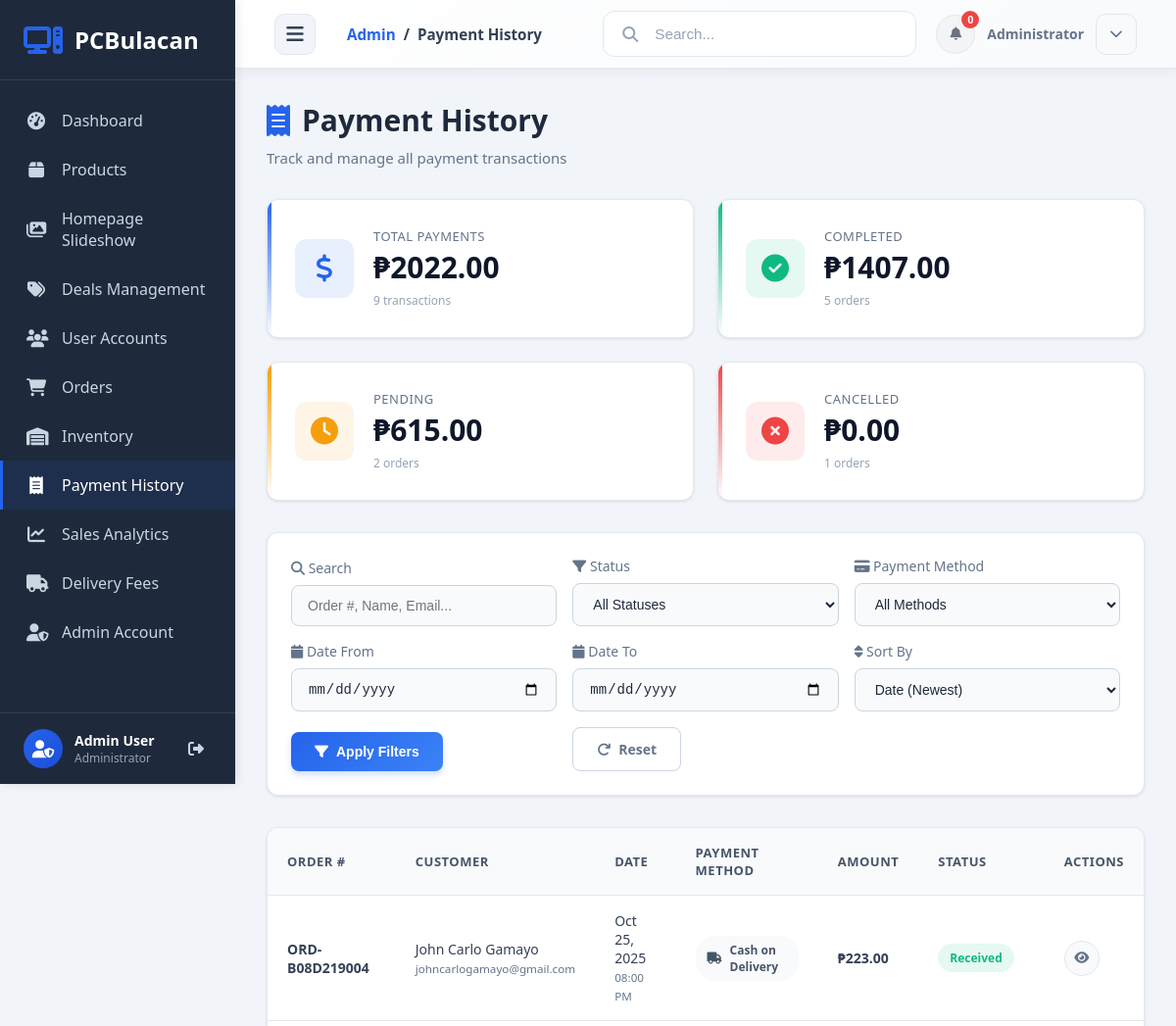
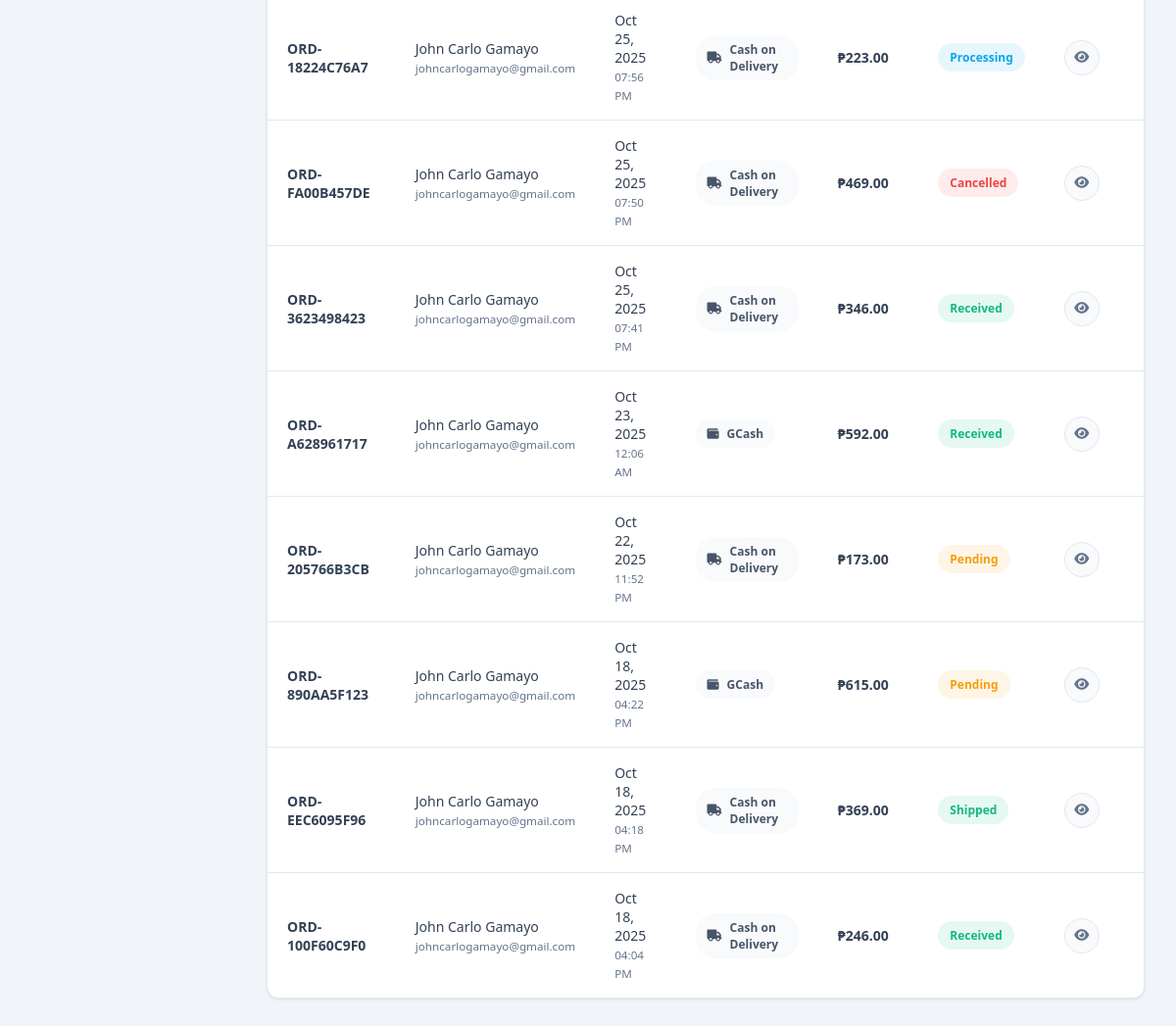
Before: /dashboard/payment-history/ (signed in) with the older database file (2 pictures, top to bottom).
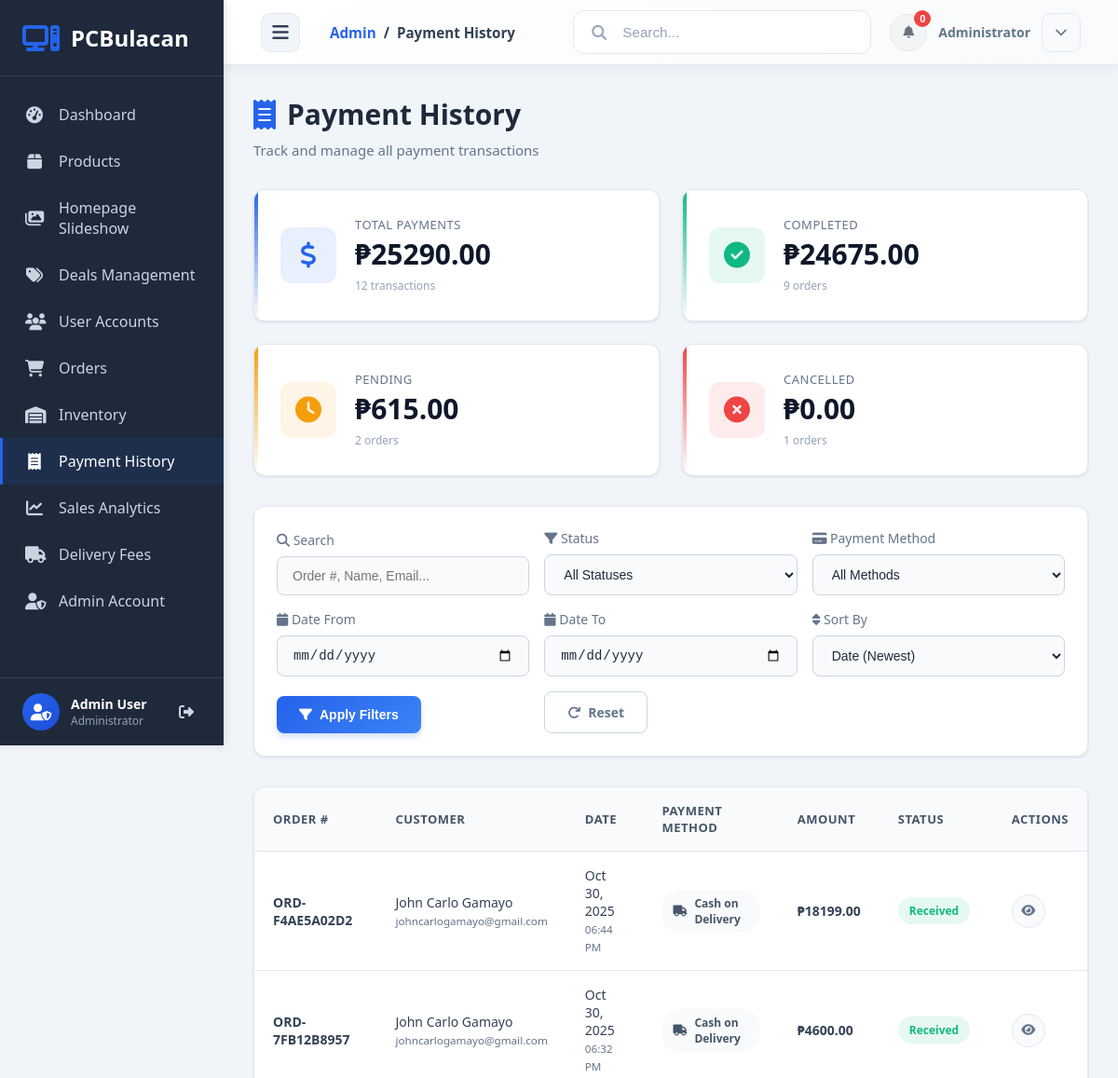
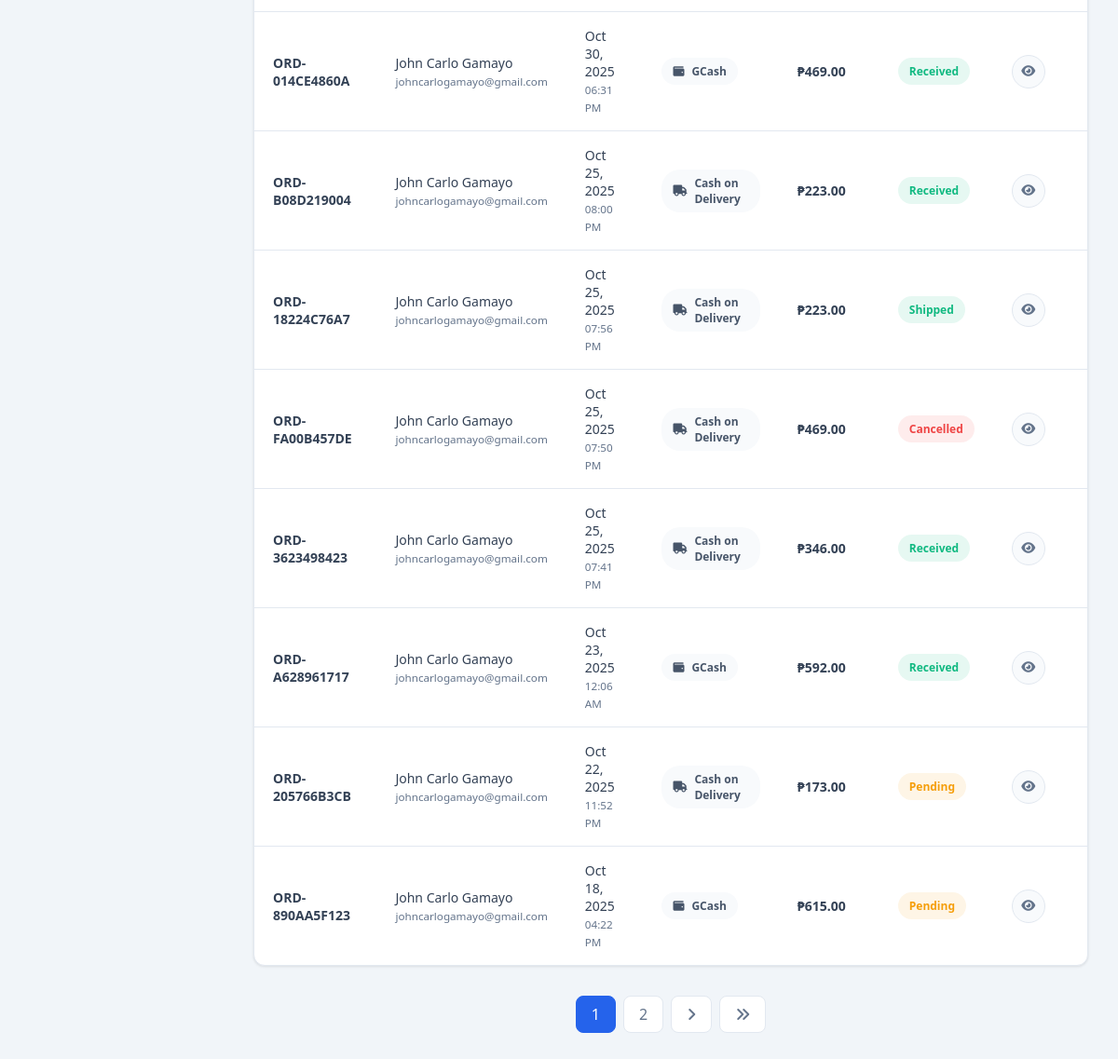
After: the same page with the newer database file (2 pictures, top to bottom).
### orders/models.py (models this page shows, shortened)
class Order(models.Model):
    STATUS_CHOICES = [
        ('pending', 'Pending'),
        ('processing', 'Processing'),
        ('shipped', 'Shipped'),
        ('delivered', 'Delivered'),
        ('received', 'Received'),
        ('cancelled', 'Cancelled'),
    ]
    PAYMENT_CHOICES = [
        ('cod', 'Cash on Delivery'),
        ('gcash', 'GCash'),
        ('paymaya', 'PayMaya'),
    ]
    user = models.ForeignKey(settings.AUTH_USER_MODEL, on_delete=models.CASCADE, related_name='orders')
    order_number = models.CharField(max_length=20, unique=True)
    shipping_address = models.ForeignKey('accounts.UserAddress', on_delete=models.SET_NULL, null=True, blank=True, related_name='orders')
    full_name = models.CharField(max_length=200)
    email = models.EmailField()
    phone = models.CharField(max_length=20)
    address = models.TextField()
    city = models.CharField(max_length=100)
    state = models.CharField(max_length=100)
    zip_code = models.CharField(max_length=10)
    status = models.CharField(max_length=20, choices=STATUS_CHOICES, default='pending')
    payment_method = models.CharField(max_length=20, choices=PAYMENT_CHOICES, default='cod')
    payment_screenshot = models.ImageField(upload_to='payment_screenshots/', null=True, blank=True)
    subtotal = models.DecimalField(max_digits=10, decimal_places=2)
    shipping_cost = models.DecimalField(max_digits=10, decimal_places=2, default=0.00)
    total = models.DecimalField(max_digits=10, decimal_places=2)
    notes = models.TextField(blank=True)
    created_at = models.DateTimeField(auto_now_add=True)
    updated_at = models.DateTimeField(auto_now=True)
    class Meta:
        verbose_name = 'Order'
        verbose_name_plural = 'Orders'
        ordering = ['-created_at']

### dashboard/views.py (the view, shortened to what this page needs)
# urls.py: path('payment-history/', views.payment_history, name='payment_history'),
@staff_member_required
def payment_history(request):
    from django.db.models import Q, Sum, Count
    from django.core.paginator import Paginator
    status_filter = request.GET.get('status', '')
    payment_method = request.GET.get('payment_method', '')
    date_from = request.GET.get('date_from', '')
    date_to = request.GET.get('date_to', '')
    search = request.GET.get('search', '')
    sort = request.GET.get('sort', 'date_desc')
    orders = Order.objects.select_related('user').all()
    if status_filter:
        orders = orders.filter(status=status_filter)
    if payment_method:
        orders = orders.filter(payment_method=payment_method)
    if date_from:
        from datetime import datetime
        date_from_obj = datetime.strptime(date_from, '%Y-%m-%d').date()
        orders = orders.filter(created_at__date__gte=date_from_obj)
    if date_to:
        from datetime import datetime
        date_to_obj = datetime.strptime(date_to, '%Y-%m-%d').date()
        orders = orders.filter(created_at__date__lte=date_to_obj)
    if sort == 'date_asc':
        orders = orders.order_by('created_at')
    elif sort == 'amount_desc':
        orders = orders.order_by('-total')
    elif sort == 'amount_asc':
        orders = orders.order_by('total')
    else:  # date_desc (default)
        orders = orders.order_by('-created_at')
    all_orders = Order.objects.all()
    revenue_orders = all_orders.filter(
        Q(payment_method='cod', status='received') |
        Q(~Q(payment_method='cod'), ~Q(status='cancelled'))
    )
    summary = {
        'total_payments': all_orders.count(),
        'total_amount': revenue_orders.aggregate(total=Sum('total'))['total'] or 0,
        'completed_count': all_orders.filter(
            status__in=['shipped', 'delivered', 'received']
        ).count(),
        'completed_amount': all_orders.filter(
            status__in=['shipped', 'delivered', 'received']
        ).filter(
            Q(payment_method='cod', status='received') |
            Q(~Q(payment_method='cod'))
        ).aggregate(total=Sum('total'))['total'] or 0,
        'pending_count': all_orders.filter(status='pending').count(),
        'pending_amount': all_orders.filter(
            status='pending'
        ).exclude(payment_method='cod').aggregate(total=Sum('total'))['total'] or 0,
        'failed_count': all_orders.filter(status='cancelled').count(),
        'failed_amount': 0,  # Cancelled orders don't count towards revenue
    }
    statuses = Order.objects.values_list('status', flat=True).distinct().order_by('status')
    payment_methods = Order.objects.values_list('payment_method', flat=True).distinct().order_by('payment_method')
    paginator = Paginator(orders, 10)  # 10 orders per page
    page_number = request.GET.get('page', 1)
    page_obj = paginator.get_page(page_number)
    context = {
        'orders': page_obj,
        'summary': summary,
        'statuses': statuses,
        'payment_methods': payment_methods,
        'status_filter': status_filter,
        'payment_method': payment_method,
        'date_from': date_from,
        'date_to': date_to,
        'search': search,
        'sort': sort,
        'page_obj': page_obj,
    }
    return render(request, 'dashboard/payment_history.html', context)

### accounts/models.py (called while the page is built)
    def get_full_name(self):
        full_name = f'{self.first_name} {self.last_name}'
        return full_name.strip()

### orders/context_processors.py (called while the page is built)
def cart_context(request):
    if request.user.is_authenticated:
        cart, created = Cart.objects.get_or_create(user=request.user)
        return {
            'cart': cart,
            'cart_count': cart.total_items
        }
    return {
        'cart': None,
        'cart_count': 0
    }

### orders/models.py (called while the page is built)
    @property
    def total_items(self):
        return sum(item.quantity for item in self.items.all())

### templates/dashboard/payment_history.html (shortened to what the changed rows need)
{% extends 'admin_base.html' %}
{% load static %}
{% block extra_css %}
<link rel="stylesheet" href="https://cdnjs.cloudflare.com/ajax/libs/font-awesome/6.4.0/css/all.min.css">
{% endblock %}
{% block content %}
<div class="admin-content">
    <div class="payments-container">
        <div class="page-header">
            <h1><i class="fas fa-receipt"></i> Payment History</h1>
        </div>
        <div class="summary-cards">
            <div class="summary-card total">
                <div class="summary-details">
                    <p class="summary-title">Total Payments</p>
                    <p class="summary-value">₱{{ summary.total_amount|floatformat:2 }}</p>
                    <small class="summary-subtitle">{{ summary.total_payments }} transactions</small>
                </div>
            </div>
            <div class="summary-card completed">
                <div class="summary-details">
                    <p class="summary-title">Completed</p>
                    <p class="summary-value">₱{{ summary.completed_amount|floatformat:2 }}</p>
                    <small class="summary-subtitle">{{ summary.completed_count }} orders</small>
                </div>
            </div>
        </div>
        <div class="payments-table-wrapper">
            {% if orders %}
            <table class="payments-table">
                <thead>
                    <tr>
                        <th>Order #</th>
                        <th>Customer</th>
                        <th>Date</th>
                        <th>Payment Method</th>
                        <th>Amount</th>
                        <th>Status</th>
                        <th>Actions</th>
                    </tr>
                </thead>
                <tbody>
                    {% for order in orders %}
                    <tr>
                        <td><strong>{{ order.order_number }}</strong></td>
                        <td>
                            <div>{{ order.full_name }}</div>
                            <small style="color: #64748b;">{{ order.email }}</small>
                        </td>
                        <td>{{ order.created_at|date:"M d, Y" }}<br><small style="color: #64748b;">{{ order.created_at|time:"h:i A" }}</small></td>
                        <td>
                            <span class="payment-method-badge">
                                <i class="fas fa-{% if order.payment_method == 'cod' %}truck{% elif order.payment_method == 'gcash' %}wallet{% else %}credit-card{% endif %}"></i>
                                {{ order.get_payment_method_display }}
                            </span>
                        </td>
                        <td><strong>₱{{ order.total|floatformat:2 }}</strong></td>
                        <td>
                            <span class="status-badge status-{{ order.status }}">
                                {{ order.get_status_display }}
                            </span>
                        </td>
                        <td>
                            <button class="action-btn" onclick="viewPayment('{{ order.order_number }}')" title="View Details">
                                <i class="fas fa-eye"></i>
                            </button>
                        </td>
                    </tr>
                    {% endfor %}
                </tbody>
            </table>
            {% else %}
            <div class="empty-state">
                <i class="fas fa-receipt"></i>
                <h3>No Payments Found</h3>
                <p>No payment records match your current filters. Try adjusting your search criteria.</p>
            </div>
            {% endif %}
        </div>
        {% if page_obj.has_other_pages %}
        <div class="pagination">
            {% for num in page_obj.paginator.page_range %}
                {% if page_obj.number == num %}
                <span class="pagination-btn active">{{ num }}</span>
                {% elif num > page_obj.number|add:'-3' and num < page_obj.number|add:'3' %}
                <a href="?page={{ num }}{% if sort %}&sort={{ sort }}{% endif %}" class="pagination-btn">{{ num }}</a>
                {% endif %}
            {% endfor %}
            {% if page_obj.has_next %}
            <a href="?page={{ page_obj.next_page_number }}{% if sort %}&sort={{ sort }}{% endif %}" class="pagination-btn">
                <i class="fas fa-angle-right"></i>
            </a>
            <a href="?page={{ page_obj.paginator.num_pages }}{% if sort %}&sort={{ sort }}{% endif %}" class="pagination-btn">
                <i class="fas fa-angle-double-right"></i>
            </a>
            {% endif %}
        </div>
        {% endif %}
    </div>
</div>
{% endblock %}

Changed rows visible on the page:
no longer on this page (row unchanged): Order: order_number "ORD-EEC6095F96", full_name "John Carlo Gamayo", email "johncarlogamayo@gmail.com", created_at "Oct 18, 2025", created_at "04:18 PM", payment_method "Cash on Delivery", total "369.00", status "Shipped"
no longer on this page (row unchanged): Order: order_number "ORD-100F60C9F0", full_name "John Carlo Gamayo", email "johncarlogamayo@gmail.com", created_at "Oct 18, 2025", created_at "04:04 PM", payment_method "Cash on Delivery", total "246.00", status "Received"
added Order: order_number "ORD-F4AE5A02D2", full_name "John Carlo Gamayo", email "johncarlogamayo@gmail.com", created_at "Oct 30, 2025", created_at "06:44 PM", payment_method "Cash on Delivery", total "18199.00", status "Received"
added Order: order_number "ORD-7FB12B8957", full_name "John Carlo Gamayo", email "johncarlogamayo@gmail.com", created_at "Oct 30, 2025", created_at "06:32 PM", payment_method "Cash on Delivery", total "4600.00", status "Received"
added Order: order_number "ORD-014CE4860A", full_name "John Carlo Gamayo", email "johncarlogamayo@gmail.com", created_at "Oct 30, 2025", created_at "06:31 PM", payment_method "GCash", total "469.00", status "Received"
changed Order "ORD-18224C76A7": status "Processing" → "Shipped"
Other visible differences:
{{ summary.total_amount|floatformat:2 }}: "2022.00" → "25290.00"
{{ summary.total_payments }}: "9" → "12"
{{ summary.completed_amount|floatformat:2 }}: "1407.00" → "24675.00"
{{ summary.completed_count }}: "5" → "9"
new list line: "1"
new list line: "2"
